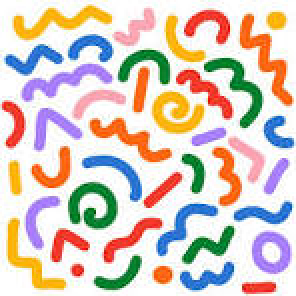
#> input picture image.png, 148 x 148 px (shown 2 times larger)
$ python main.py   (older library calls are emulated)
#> lines starting #> are read from the running program, lines starting #| are printed output that depends on the picture
import cv2
import numpy as np
image=cv2.imread('image.png')
#> image is the input picture: shape (148, 148, 3); mean B, G, R 193.7, 203.1, 216.6
if image is None:
    print("Image is not found")
    exit()

gray=cv2.cvtColor(image,cv2.COLOR_BGR2GRAY)
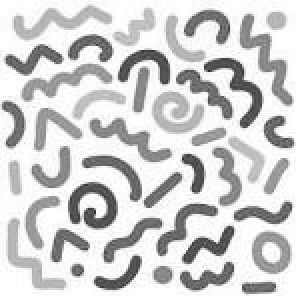
#> gray: shape (148, 148) (shown 2 times larger); min 42, max 255, mean 206.1
print("Choose an option:")
print("1. apply Guassian Blur")
print("2.Apply medain blow")
print("3. Canny Edge detection")
print("4.Sobel Edge detection")
print("5. Laplacian Edge detction")
print("6.Exit")

while True:
    choice=int(input("Enter a choice"))
#> the answer given: 1
#> `blur=cv2.GaussianBlur(gray,(5,5),0)`:
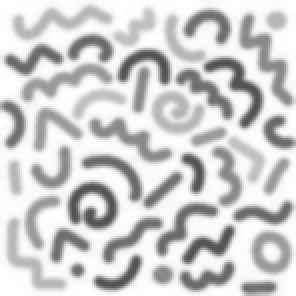
#> blur: shape (148, 148) (shown 2 times larger); min 80, max 255, mean 206
#> the answer given: 1
#> the answer given: 1
#> the answer given: 1
#> the answer given: 1
#> the answer given: 1
#> (the run stopped early here; a loop or call above may not have finished)
